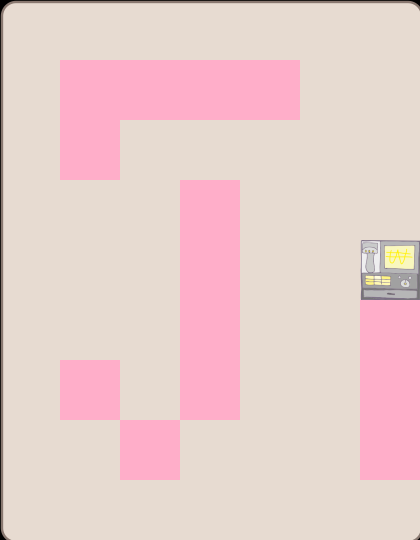

Tiled map render using the project's own tile images. Description and the map definition, with tile-layer contents summarised, below:
An orthogonal 7x9 tile map with 60x60 px tiles, 3 tile layers (background, wall, Items), 3 tilesets and 15 objects (character, counter, item1, item4, item2, ...).

<map version="1.0" orientation="orthogonal" width="7" height="9" tilewidth="60" tileheight="60">
 <tileset firstgid="1" name="wall" tilewidth="60" tileheight="60">
  <image source="wall.png" width="120" height="120" />
 </tileset>
 <tileset firstgid="5" name="background1" tilewidth="60" tileheight="60">
  <image source="background1.png" width="424" height="544" />
 </tileset>
 <tileset firstgid="68" source="metaset1.tsx" />
 <layer name="background" width="7" height="9">
  <data>[63 cells, 63 non-empty, 63 distinct tile ids]</data>
 </layer>
 <layer name="wall" width="7" height="9">
  <data>[63 cells, 15 non-empty, 4 distinct tile ids]</data>
 </layer>
 <layer name="Items" width="7" height="9">
  <data>[63 cells, 14 non-empty, 1 distinct tile ids]</data>
 </layer>
 <objectgroup name="object" width="7" height="9">
  <object name="character" x="244" y="242" width="53" height="55" />
 </objectgroup>
 <objectgroup name="endPoint" width="7" height="9">
  <object name="counter" x="363" y="244" width="53" height="51" />
 </objectgroup>
 <objectgroup name="items" width="7" height="9">
  <object name="item1" x="360" y="3" width="57" height="55" />
  <object name="item4" x="244" y="482" width="55" height="52" />
  <object name="item2" x="365" y="122" width="50" height="55" />
  <object name="item3" x="5" y="121" width="51" height="53" />
 </objectgroup>
 <objectgroup name="foods" width="7" height="9">
  <object name="food1" x="1" y="2" width="55" height="53" />
  <object name="food9" x="304" y="363" width="52" height="51" />
  <object name="food8" x="182" y="422" width="51" height="52" />
  <object name="food2" x="122" y="3" width="54" height="54" />
  <object name="food4" x="361" y="61" width="56" height="56" />
  <object name="food5" x="1" y="187" width="53" height="51" />
  <object name="food6" x="63" y="302" width="49" height="51" />
  <object name="food7" x="62" y="430" width="52" height="49" />
  <object name="food3" x="122" y="125" width="48" height="51" />
 </objectgroup>
 <objectgroup name="obstacle" width="7" height="9" />
</map>
